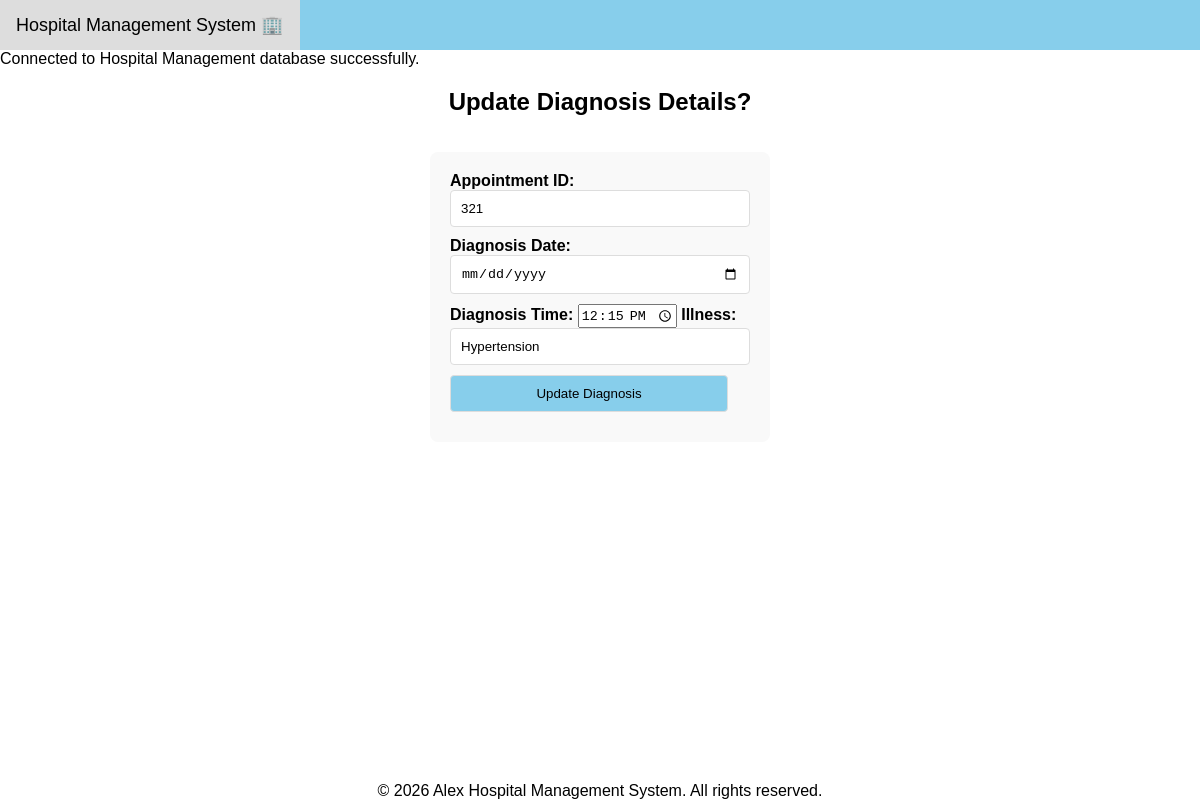
The page /updateDiagnosis.php?id=421 on the database its author committed.
### tables this page shows
CREATE TABLE DIAGNOSIS 
( 
diagnosisID INTEGER PRIMARY KEY, 
appointmentID INTEGER NOT NULL, 
diagnosisDate TEXT NOT NULL, 
diagnosisTime TEXT NOT NULL, 
illness TEXT NOT NULL, 
FOREIGN KEY (appointmentID) REFERENCES APPOINTMENT (appointmentID) ON DELETE CASCADE ON UPDATE CASCADE 
);

### functions.php (called while the page is built, shortened)
<?php
function viewDIAGNOSIS($diagnosisid) :array
{
    $db = db_connect();
    $query = "SELECT * FROM DIAGNOSIS WHERE diagnosisID = $diagnosisid";
    $result = $db->query($query);
    $diagnosis_detail = [];
    while ($row = $result->fetchArray(SQLITE3_ASSOC)) {
        $diagnosis_detail[] = $row;
    }
    return $diagnosis_detail;
}
?>

### updateDiagnosis.php (the view, shortened to what this page needs)
<!DOCTYPE html>
<html lang="en">
<head>
  <link rel="stylesheet" href="style.css" />
</head>
<body>
  <?php include("NavBar.php"); require_once("functions.php"); ?>
  <?php
  $id = $_GET['id'];
  $diagnosis = viewDiagnosis($id);
  ?>
  <div>
    <h2 class="centered-header">Update Diagnosis Details?</h2>
  </div>
  <div class="main">
    <form method="post">
      <label for="appointmentID">Appointment ID:</label>
      <input type="text" name="appointmentID" value="<?php echo $diagnosis[0]['appointmentID']; ?>">
      <label for="diagnosisDate">Diagnosis Date:</label>
      <input type="date" name="diagnosisDate" value="<?php echo $diagnosis[0]['diagnosisDate']; ?>">
      <label for="diagnosisTime">Diagnosis Time:</label>
      <input type="time" name="diagnosisTime" value="<?php echo $diagnosis[0]['diagnosisTime']; ?>">
      <label for="illness">Illness:</label>
      <input type="text" name="illness" value="<?php echo $diagnosis[0]['illness']; ?>">
      <input type="submit" name="updateDiagnosis" value="Update Diagnosis">
    </form>
  </div>
  <footer>
    <div class="firstfooter" style="text-align: center;">
      &copy; 2026 Alex Hospital Management System. All rights reserved.
    </div>
  </footer>
</body>
</html>

### style.css (style rules this page uses)
body { font-family: Arial, sans-serif; display: flex; flex-direction: column; min-height: 100vh; margin: 0; }
.centered-header { text-align: center; }
.main { flex: 1; padding: 1rem; }
form { width: 300px; margin: 0 auto; padding: 20px; background: #f9f9f9; border-radius: 8px; max-width: 500px; }
input[type="text"], input[type="number"], input[type="date"], input[type="email"], input[type="submit"], select { width: calc(100% - 22px); padding: 10px; margin-bottom: 10px; border: 1px solid #ddd; border-radius: 4px; }
input[type="submit"] { background-color: skyblue; color: black; cursor: pointer; }
label { font-weight: bold; }
h2 { text-align: center; }

### rows shown on the page
diagnosis: appointmentID "321", diagnosisTime "12:15", illness "Hypertension"
